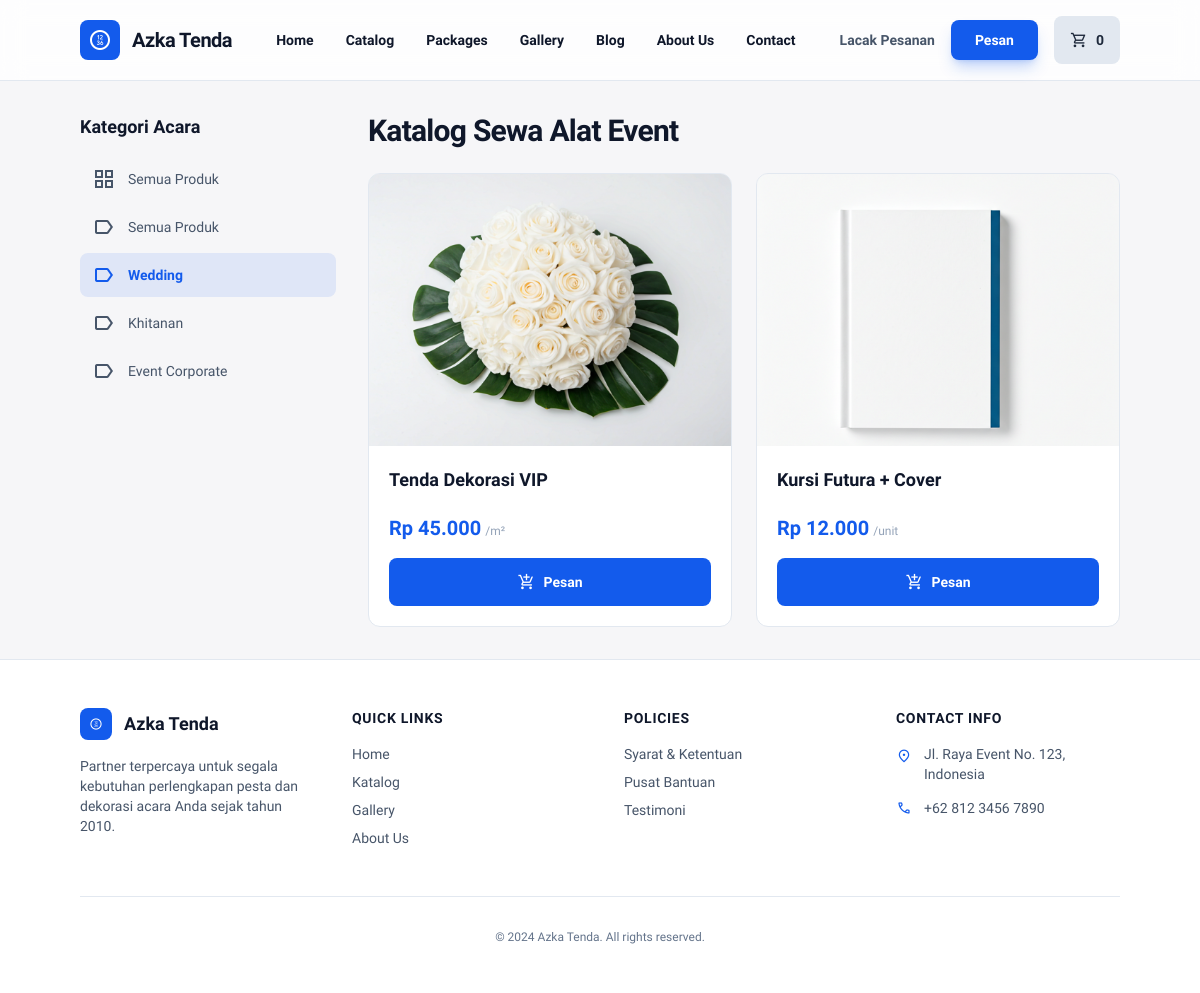
Screenshot of /catalog.php?category=2 with the database file from the repository.
### tables this page shows
CREATE TABLE categories (
    id INT AUTO_INCREMENT PRIMARY KEY,
    name VARCHAR(100) NOT NULL
);

CREATE TABLE products (
    id INT AUTO_INCREMENT PRIMARY KEY,
    category_id INT,
    name VARCHAR(255) NOT NULL,
    price DECIMAL(10,2) NOT NULL,
    unit VARCHAR(50) NOT NULL,
    image VARCHAR(500),
    description TEXT,
    FOREIGN KEY (category_id) REFERENCES categories(id)
);

### catalog.php (the view, shortened to what this page needs)
<?php
include 'includes/config.php';
$category_filter = isset($_GET['category']) ? (int)$_GET['category'] : 0;
$categories_query = "SELECT * FROM categories";
$categories_result = $conn->query($categories_query);
$products_query = "SELECT * FROM products";
if ($category_filter > 0) {
    $products_query .= " WHERE category_id = " . $category_filter;
}
$products_result = $conn->query($products_query);
?>
<?php include 'includes/header.php'; ?>
<main class="mx-auto flex w-full max-w-7xl flex-1 gap-8 px-6 py-8 md:px-20">
    <aside class="hidden lg:flex w-64 shrink-0 flex-col gap-8">
        <div class="flex flex-col gap-4">
            <h3 class="text-lg font-bold">Kategori Acara</h3>
            <div class="flex flex-col gap-1">
                <a href="catalog.php" class="flex items-center gap-3 rounded-lg <?= $category_filter == 0 ? 'bg-primary/10 text-primary font-semibold' : 'text-slate-600 dark:text-slate-400 hover:bg-slate-100 dark:hover:bg-slate-800' ?> px-3 py-2.5">
                    <span class="material-symbols-outlined">grid_view</span>
                    <span class="text-sm">Semua Produk</span>
                </a>
                <?php while($row = $categories_result->fetch_assoc()): ?>
                <a href="catalog.php?category=<?= $row['id'] ?>" class="flex items-center gap-3 rounded-lg <?= $category_filter == $row['id'] ? 'bg-primary/10 text-primary font-semibold' : 'text-slate-600 dark:text-slate-400 hover:bg-slate-100 dark:hover:bg-slate-800' ?> px-3 py-2.5">
                    <span class="material-symbols-outlined">label</span>
                    <span class="text-sm"><?= htmlspecialchars($row['name']) ?></span>
                </a>
                <?php endwhile; ?>
            </div>
        </div>
    </aside>
    <section class="flex flex-1 flex-col gap-6">
        <div class="flex flex-wrap items-end justify-between gap-4">
            <h1 class="text-3xl font-black tracking-tight">Katalog Sewa Alat Event</h1>
        </div>
        <div class="grid grid-cols-1 sm:grid-cols-2 xl:grid-cols-3 gap-6">
            <?php while($product = $products_result->fetch_assoc()): ?>
            <div onclick="window.location.href='product.php?id=<?= $product['id'] ?>'" class="group flex flex-col overflow-hidden rounded-xl border border-slate-200 dark:border-slate-800 bg-white dark:bg-slate-900 transition-all hover:shadow-xl hover:shadow-primary/5 cursor-pointer">
                <div class="relative aspect-[4/3] w-full overflow-hidden bg-slate-200">
                    <img class="h-full w-full object-cover transition-transform duration-500 group-hover:scale-110" src="<?= htmlspecialchars($product['image']) ?>" alt="<?= htmlspecialchars($product['name']) ?>" />
                </div>
                <div class="flex flex-1 flex-col p-5">
                    <h4 class="text-lg font-bold text-slate-900 dark:text-slate-100"><?= htmlspecialchars($product['name']) ?></h4>
                    <div class="mt-auto pt-5">
                        <div class="flex items-baseline gap-1">
                            <span class="text-xl font-black text-primary">Rp <?= number_format($product['price'], 0, ',', '.') ?></span>
                            <span class="text-xs font-medium text-slate-400"><?= htmlspecialchars($product['unit']) ?></span>
                        </div>
                        <form action="cart_action.php" method="POST" class="mt-4" onclick="event.stopPropagation();">
                            <button type="submit" class="flex w-full items-center justify-center gap-2 rounded-lg bg-primary py-2.5 text-sm font-bold text-white hover:bg-blue-700">
                                <span class="material-symbols-outlined text-lg">add_shopping_cart</span>
                                <span>Pesan</span>
                            </button>
                        </form>
                    </div>
                </div>
            </div>
            <?php endwhile; ?>
        </div>
    </section>
</main>
<?php include 'includes/footer.php'; ?>

### includes/header.php (style rules this page uses)
body { font-family: 'Work Sans', sans-serif; }

### rows the page displays
categories: name "Semua Produk"
categories: name "Wedding"
categories: name "Khitanan"
categories: name "Event Corporate"
products: image (picture), name "Tenda Dekorasi VIP", price "45.000", unit "/m²"
products: image (picture), name "Kursi Futura + Cover", price "12.000", unit "/unit"

### other values shown
$cart_count "0"
